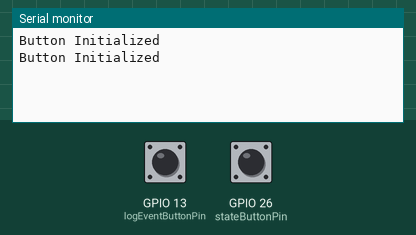
A sketch run on a simulated ESP32. Parts: the last lines printed to the serial monitor. The test bench sets the inputs (shaded band); at power-on: GPIO 13 (logEventButtonPin) HIGH, GPIO 26 (stateButtonPin) HIGH.

Above: at 1.2 s.
1.3 s: GPIO 13 (logEventButtonPin) pulled LOW for 0.15 s
4.4 s: GPIO 26 (stateButtonPin) pulled LOW for 0.15 s
At 5.4 s:
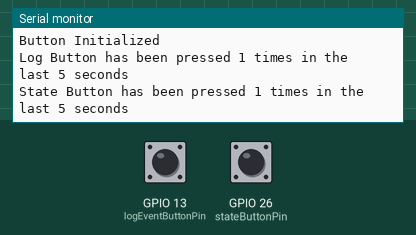
6.5 s: GPIO 13 (logEventButtonPin) pulled LOW for 1 s
9.0 s: GPIO 26 (stateButtonPin) pulled LOW for 1 s
At 10.6 s:
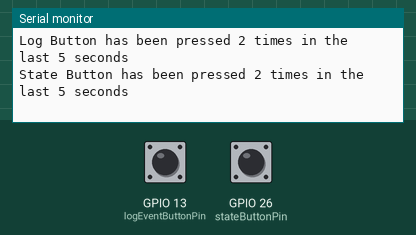

The sketch:

ButtonImplementation.ino
```cpp
// CLASS DEFINITION
class Button {
  public:
    void setup(uint8_t irq_pin, void (*ISR_callback)(void), int value);
    void handleInterrupt(void);
    uint32_t getCount();
    void resetCount();


  private:
    uint32_t countNumKeyPresses = 0;
    unsigned long debounceTime = 250;  // ms
    unsigned long timeSinceLastPress = 0;
    unsigned long rightNowButtonPressTime = 0;
    bool boolPrint = true;  // Set a default value
};

void Button::setup(uint8_t irq_pin, void (*ISR_callback)(void), int value) {
  pinMode(irq_pin, INPUT_PULLUP);
  attachInterrupt(digitalPinToInterrupt(irq_pin), ISR_callback, value);
  Serial.println("Button Initialized");
}

void Button::handleInterrupt(void) {
  rightNowButtonPressTime = millis();
  if (rightNowButtonPressTime - timeSinceLastPress >= debounceTime) {
    countNumKeyPresses++;
    timeSinceLastPress = rightNowButtonPressTime;
  }
}

uint32_t Button::getCount() {
  return countNumKeyPresses;
}

void Button::resetCount() {
  countNumKeyPresses = 0;
}

// ButtonSet
Button* logEventButton;
uint8_t logEventButtonPin = 13;

Button* stateButton;
uint8_t stateButtonPin = 26;

void setup() {
  Serial.begin(115200);

  logEventButton = new Button();
  logEventButton->setup(logEventButtonPin, []{ logEventButton->handleInterrupt(); }, RISING);

  stateButton = new Button();
  stateButton->setup(stateButtonPin, []{ stateButton->handleInterrupt(); }, RISING);
}

void loop() {
  static uint32_t lastMillis = 0;
  if (millis() - lastMillis > 5000UL) {  // Check every 5 seconds

    Serial.printf("Log Button has been pressed %d times in the last 5 seconds\n", logEventButton->getCount());
    Serial.printf("State Button has been pressed %d times in the last 5 seconds\n", stateButton->getCount());
    lastMillis = millis();
  }
}
```

Measured:
- after the input at 4.4 s, the serial monitor: prints a new line after 0.60 s (image 1)
- after the input at 9.0 s, the serial monitor: prints a new line after 1.0 s (image 2)
